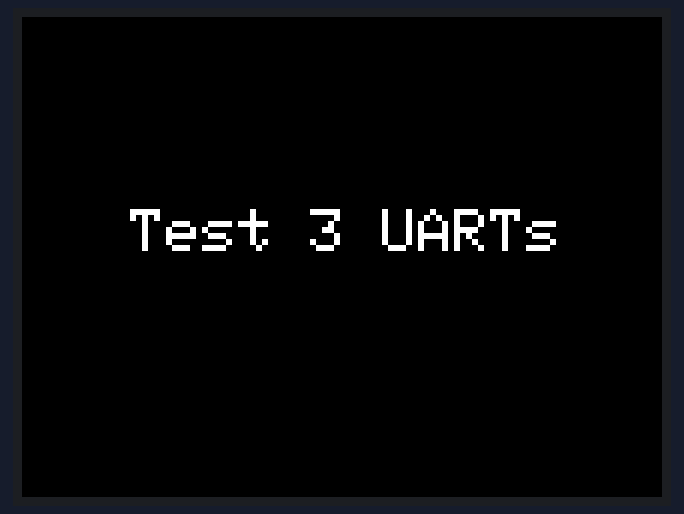
This sketch was run on a simulated ESP32. Parts: 320×240 colour display. What the sketch prints to the serial monitor is not drawn.

Above: at 0.2 s.

The sketch:

Ejerc2_Alumnos.ino
```cpp
/* CLASE UART Ejem_2*/

#include <M5Stack.h>

#define TX1_pin  21
#define RX1_pin  -1

#define TX2_pin  -1
#define RX2_pin  22

//HardwareSerial Serial1(1);
//HardwareSerial Serial2(2);

void setup() {
  // la página 20 del UART.pdf.
  // La inicialización de UARTs (Serial.begin) y funciones de comunicación (available, read, print)
  // páginas 12-13 del mismo PDF.
  M5.begin();
  M5.Lcd.setTextSize(3);
  M5.Lcd.printf("\n\n\n\n");
  M5.Lcd.printf("   Test 3 UARTs\r\n");

//////////////////////////////////////////
  // Inincializacion de las 3 UARTS
  Serial.begin(115200);
  Serial1.begin(115200, SERIAL_8N1, RX1_pin, TX1_pin);
  Serial2.begin(115200, SERIAL_8N1, RX2_pin, TX2_pin);
//////////////////////////////////////////

  Serial.println("  ");
  Serial.println("------------------------------------");
  Serial.println("Ejercicio 2: UARTs");
  Serial.println("------------------------------------");

}


// Declaración de variables
char dato;
char dato2;
uint8_t num_bytes;

void loop() {


   num_bytes = Serial.available();
   if (num_bytes>0){
    while (num_bytes > 0)
      {
      num_bytes -= 1;
	 ////////////////////////////////////////////////////
	 // Lee datos recibidos por UART0
      dato = Serial.read();
	  // lo envía a UART1
	  Serial1.print(dato);
	  //////////////////////////////////////////////////////
      }
   }

   num_bytes = Serial2.available();
   if (num_bytes>0){
    while (num_bytes > 0)
      {
      num_bytes -= 1;
	  //////////////////////////////////////////////////
	  // Lee datos recibidos por UART2
      dato2 = Serial2.read();
      Serial.print("Dato leído = ");
	  // lo envía a UART0
      Serial.print(dato2);
	  /////////////////////////////////////


	  }
   }

}
```
